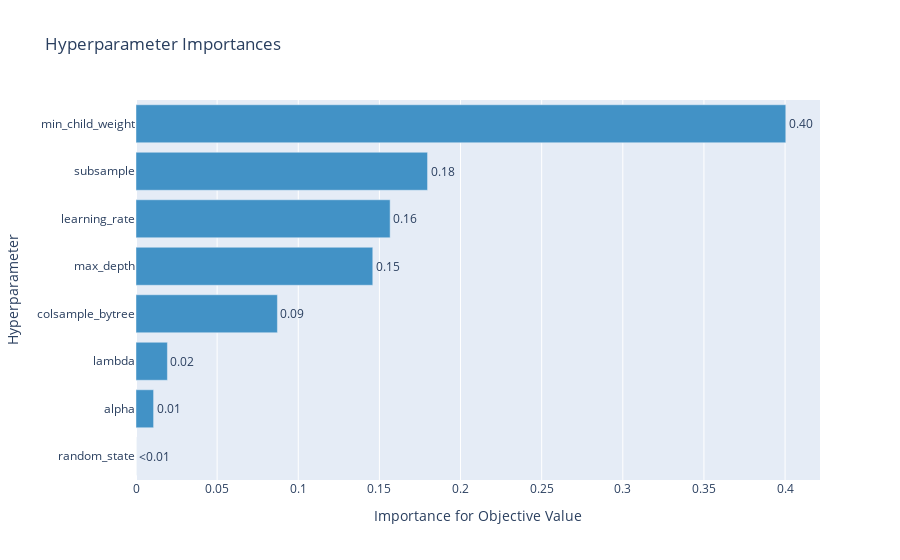

This figure's notebook cell:
### Code cell
optuna.visualization.plot_param_importances(study)

### Figure 1 — Plotly figure (JSON) as saved in the notebook; plotly's stock layout.template omitted (floating-point values rounded to 4 significant figures)
{"data": [{"cliponaxis": false, "hovertemplate": ["random_state (CategoricalDistribution): 0.0<extra></extra>", "alpha (FloatDistribution): 0.010842372945251843<extra></extra>", "lambda (FloatDistribution): 0.019355424084377085<extra></extra>", "colsample_bytree (CategoricalDistribution): 0.08715366265162054<extra></extra>", "max_depth (CategoricalDistribution): 0.14591696838079496<extra></extra>", "learning_rate (CategoricalDistribution): 0.15661629358158788<extra></extra>", "subsample (CategoricalDistribution): 0.17967062295416142<extra></extra>", "min_child_weight (IntDistribution): 0.4004446554022064<extra></extra>"], "marker": {"color": "rgb(66,146,198)"}, "orientation": "h", "text": ["<0.01", "0.01", "0.02", "0.09", "0.15", "0.16", "0.18", "0.40"], "textposition": "outside", "type": "bar", "x": [0, 0.01084, 0.01936, 0.08715, 0.1459, 0.1566, 0.1797, 0.4004], "y": ["random_state", "alpha", "lambda", "colsample_bytree", "max_depth", "learning_rate", "subsample", "min_child_weight"]}], "layout": {"autosize": true, "showlegend": false, "title": {"text": "Hyperparameter Importances"}, "xaxis": {"autorange": true, "range": [0, 0.4215], "title": {"text": "Importance for Objective Value"}, "type": "linear"}, "yaxis": {"autorange": true, "range": [-0.5, 7.5], "title": {"text": "Hyperparameter"}, "type": "category"}}}
